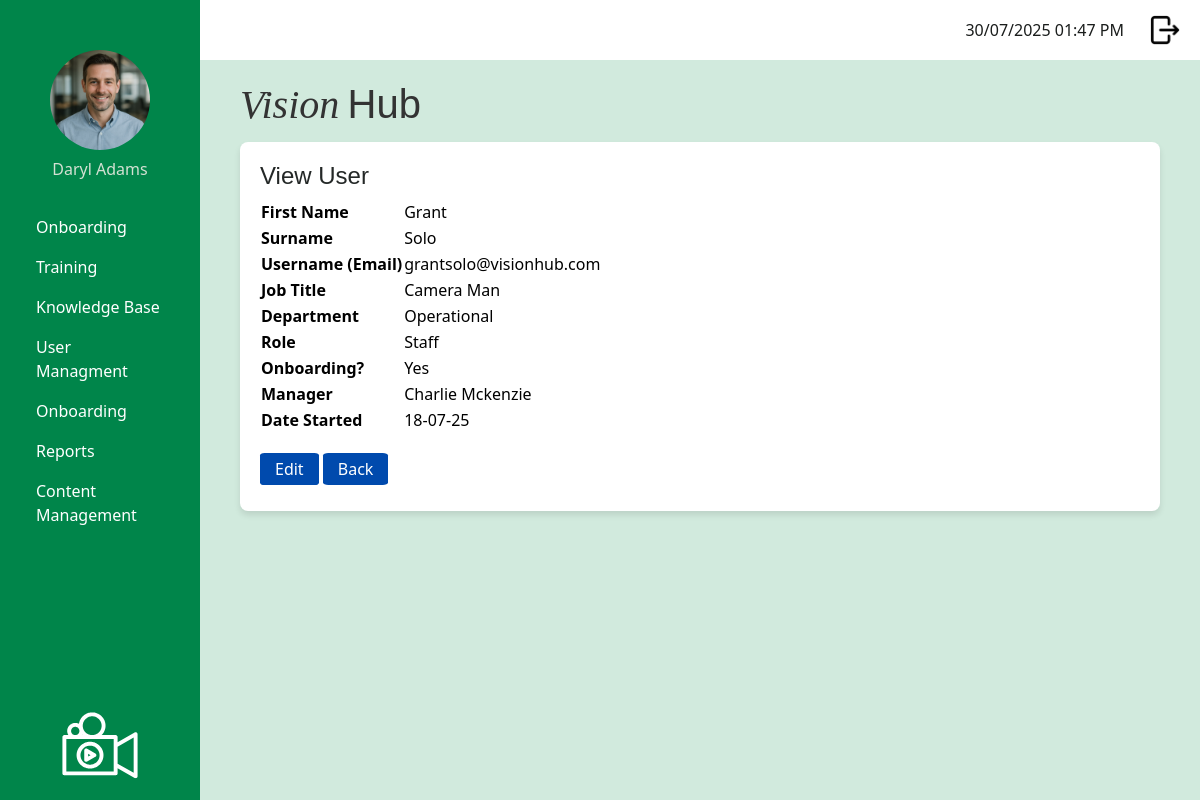
The app's page /admin/view_user/4 (signed in), older data.
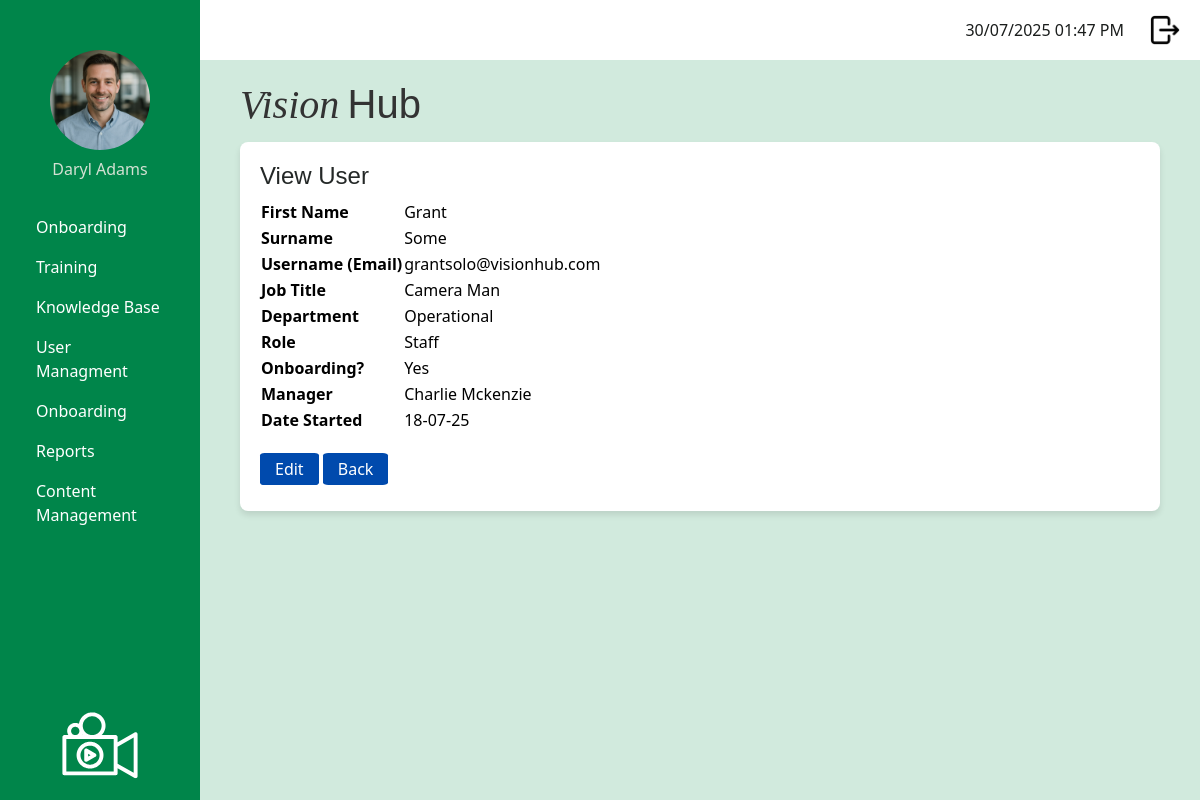
The same page, newer data.
### app/models.py (models this page shows, shortened)
class User(UserMixin, db.Model):
    __tablename__ = 'user'
    id: so.Mapped[int] = so.mapped_column(primary_key = True)
    username: so.Mapped[str] = so.mapped_column(
        sa.String(120),
        index = True,
        unique = True
    )
    first_name: so.Mapped[str] = so.mapped_column(
        sa.String(50),
        index = True
    )
    surname: so.Mapped[str] = so.mapped_column(
        sa.String(50),
        index = True
    )
    job_title: so.Mapped[str] = so.mapped_column(
        sa.String(50),
        index = True
    )
    password_hash: so.Mapped[str] = so.mapped_column(
        sa.String(256)
    )
    is_onboarding: so.Mapped[bool] = so.mapped_column(
        default = False   # Default: Not onboarding
    )
    dateStarted: so.Mapped[datetime] = so.mapped_column(
        index=True,
        default = lambda:
            datetime.now(timezone.utc)
    )
    google_email: so.Mapped[Optional[str]] = so.mapped_column(
        sa.String(120),
        unique = True,
        nullable = True
    )
    profile_photo: so.Mapped[Optional[str]] = so.mapped_column(
        sa.String(120),
        nullable = True,
        default = 'profileDefault.png'
    )
    manager_id: so.Mapped[Optional[int]] = so.mapped_column(
        sa.ForeignKey('user.id'),
        nullable = True
    )
    manager: so.Mapped[Optional['User']] = so.relationship(
        'User',
        remote_side=[id],
        back_populates = 'manages'
    )
    manages: so.Mapped[List['User']] = so.relationship(
        'User',
        back_populates = 'manager'
    )
    role_id: so.Mapped[int] = so.mapped_column(
        sa.ForeignKey('role.id')
    )
    role: so.Mapped['Role'] = so.relationship(
        'Role',
        back_populates = 'users'
    )
    department_id: so.Mapped[int] = so.mapped_column(
        sa.ForeignKey('department.id')
    )
    department: so.Mapped['Department'] = so.relationship(
        'Department',
        back_populates = 'users'
    )
    module_progress: so.Mapped[List['UserModuleProgress']] = so.relationship(
        'UserModuleProgress', back_populates = 'user'
    )
    onboarding_path_id: so.Mapped[int] = so.mapped_column(
        sa.ForeignKey('onboarding_path.id'),
        nullable = True
    )
    onboarding_path: so.Mapped['OnboardingPath'] = so.relationship(
        'OnboardingPath'
    )

### app/admin/routes.py (the view)
@app.route('/admin/view_user/<int:user_id>', methods=['GET'])
@login_required
def view_user(user_id):
    if current_user.role.role_name != "admin":
        return redirect(url_for('logout'))
    user = User.query.get_or_404(user_id)
    return render_template(
        'admin/viewUser.html',
        title='View User',
        user=user,
    )

### app/models.py (called while the page is built)
@login.user_loader
def load_user(id):
    return db.session.get(User, int(id))

### app/templates/admin/viewUser.html
{% extends "base.html" %}
{% block content %}
<html>
    <body>
        <h1 class="page-title">View User</h1>
        <div>
            <table class="user-table" style="max-width:600px; margin-bottom:1.5rem;">
                <tr><th>First Name</th>   <td>{{ user.first_name|title }}</td></tr>
                <tr><th>Surname</th>      <td>{{ user.surname|title }}</td></tr>
                <tr><th>Username (Email)</th> <td>{{ user.username }}</td></tr>
                <tr><th>Job Title</th>    <td>{{ user.job_title|title }}</td></tr>
                <tr><th>Department</th>   <td>{{ user.department.department_name|title }}</td></tr>
                <tr><th>Role</th>         <td>{{ user.role.role_name|title }}</td></tr>
                <tr><th>Onboarding?</th>  <td>{{ 'Yes' if user.is_onboarding else 'No' }}</td></tr>
                {% if user.manager %}
                <tr><th>Manager</th>      <td>{{ user.manager.first_name|title }} {{ user.manager.surname|title }}</td></tr>
                {% endif %}
                <tr><th>Date Started</th> <td>{{ user.dateStarted.strftime('%d-%m-%y') }}</td></tr>
            </table>
            <div class="button-container-form">
                <a class="dark-blue-button" href="{{ url_for('edit_user', user_id=user.id) }}">Edit</a>
                <a class="dark-blue-button" href="{{ url_for('manage_users') }}">Back</a>
            </div>
        </div>
    </body>
</html>
{% endblock %}

Row changes from the older to the newer data that the page shows:
changed User "Grant": surname "Solo" → "Some"
